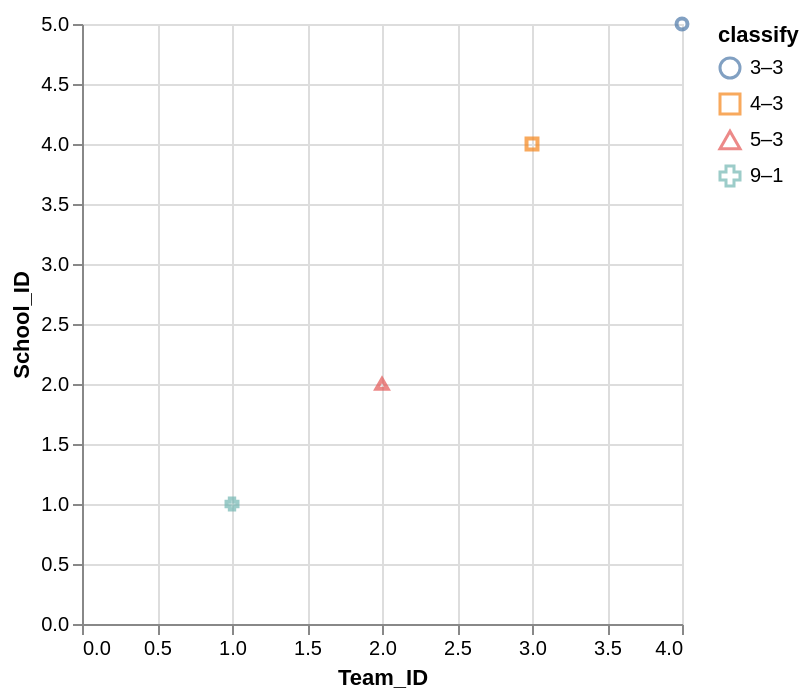

The Vega-Lite source for this figure:
### Vega-Lite specification from a JSON file in a GitHub repository (floating-point values rounded to 4 significant figures)
{"data": {"values": [{"x_data": 4, "y_data": 5, "classify": "3–3"}, {"x_data": 3, "y_data": 4, "classify": "4–3"}, {"x_data": 2, "y_data": 2, "classify": "5–3"}, {"x_data": 1, "y_data": 1, "classify": "9–1"}]}, "mark": "point", "encoding": {"x": {"field": "x_data", "type": "quantitative", "title": "Team_ID", "scale": {"zero": "false"}}, "y": {"field": "y_data", "type": "quantitative", "title": "School_ID", "scale": {"zero": "false"}}, "color": {"field": "classify", "type": "nominal"}, "shape": {"field": "classify", "type": "nominal"}}}
